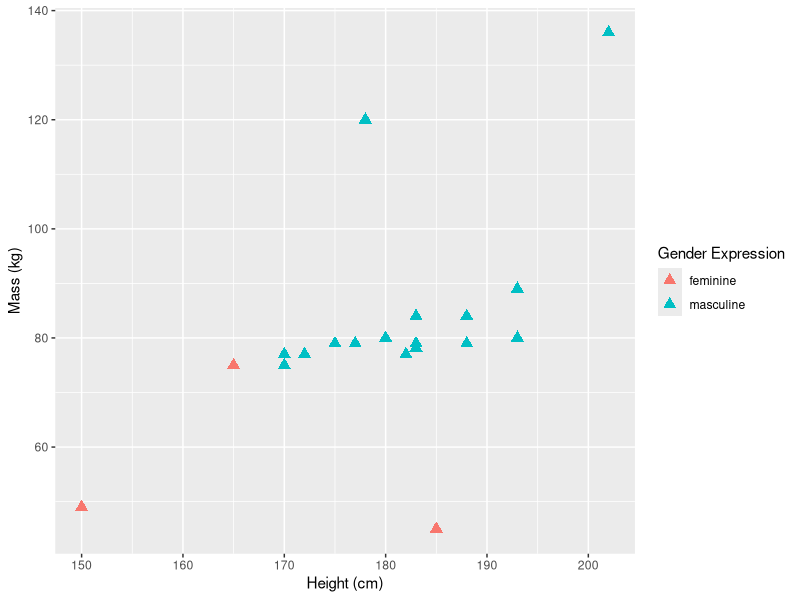

This figure's R source:
## ---- chunk 1
#| label: set-up
#| include: false

library(tidyverse)
## ---- chunk 2
#| echo: false
#| warning: false
#| label: ggplot-plot

starwars %>%
  filter(species == "Human") %>%
  ggplot(mapping = aes(x = height, y = mass, color = gender)) + 
  geom_point(pch = 17, size = 3) +
  labs(x = "Height (cm)", 
       y = "Mass (kg)", 
       color = "Gender Expression"
       )
